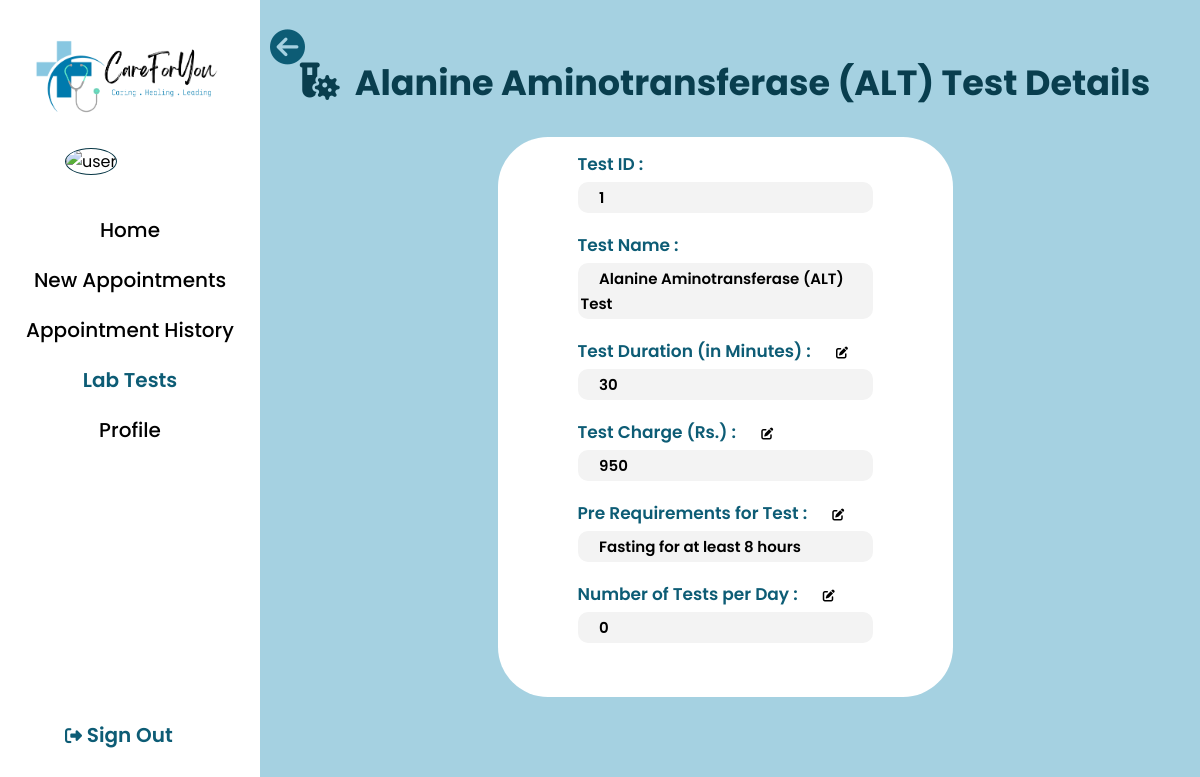
Screenshot of /laboratory/lab_testview.php?test_id=1 (signed in) with the database file from the repository.
### tables this page shows
CREATE TABLE `tbl_labtests` (
  `test_id` int(11) NOT NULL,
  `test_name` varchar(255) NOT NULL,
  `duration` int(11) NOT NULL,
  `charge` int(11) NOT NULL DEFAULT 0,
  `prescription` int(11) NOT NULL,
  `prerequirement` varchar(500) NOT NULL,
  `NumberOfTestsPerDay` int(10) NOT NULL
);

### laboratory/lab_testview.php (the view, shortened to what this page needs)
<?php include('../config/constants.php') ?>
<?php
    $test_id = isset($_GET['test_id']) ? $_GET['test_id'] : '';
    $sql = "SELECT * FROM tbl_labtests WHERE test_id=$test_id ";
    $res = mysqli_query($conn, $sql);
    if($res == TRUE)
    {
        $count =mysqli_num_rows($res);
        if($count == 1)
        {
            $rows = mysqli_fetch_assoc($res);
            $test_id = $rows['test_id'];
            $test_name = $rows['test_name'];
            $duration = $rows['duration'];
            $charge = $rows['charge'];
            $prerequirement = $rows['prerequirement'];
            $NumberOfTestsPerDay = $rows['NumberOfTestsPerDay'];
        }
    }
?>
<!DOCTYPE html>
<html lang="en">
<head>
    <link rel="stylesheet" href="../css/lab.css">
</head>
<body>
<?php include('lab_getinfo.php') ?>
    <div class="wrapper">
        <div class="sidebar">
            <a href="../index.php"><img src="../images/logo.png" alt="logo" class="logo"></a>
            <img src="../images/user-profilepic/labtec/<?php echo $profile_picture; ?>" alt="user" class="imgframe">
            <ul>
                <li><a href="lab_home.php">Home</a></li>
                <li><a href="lab_newappointments.php">New Appointments</a></li>
                <li><a href="lab_appointmenthistory.php">Appointment History</a></li>
                <li><a href="lab_testsinfo.php"><div class="highlighttext">Lab Tests</div></a></li>
                <li><a href="lab_viewprofile.php">Profile</a></li>
            </ul>
            <div class="signouttext"><a href="../logout.php"><i class="fa-solid fa-right-from-bracket"></i> Sign Out </a></div>
        </div>
        <div class="main_content">
            <div class="info">
                <div class="back" onclick="location.href='lab_testsinfo.php'">
                <i class="fa-solid fa-circle-arrow-left" style="font-size: 35px;"></i>
                </div>
                <div class="text-content" style="display:block;">
                    <div class="common-title"  style="margin-bottom:-10px;margin-top:-10px;">
                    <i class="fa-solid fa-vial-virus" style="font-size:40px;"></i> &nbsp;<?php echo $test_name; ?> Details <br/>
                    </div>
                </div>
                <div class="tst-cont">
                    <div class="topic"> Test ID :</div>
                    <div class="topicdata">&emsp; <?php echo $test_id; ?> </div>
                    <div class="topic"> Test Name :</div>
                    <div class="topicdata">&emsp; <?php echo $test_name; ?> </div>
                    <div class="topic"> Test Duration (in Minutes) :  &emsp;
                        <i onclick="openPopup1()" class="fa-solid fa-pen-to-square" style="font-size:12px; cursor:pointer; color: #000; transition: color 0.2s;" onmouseover="this.style.color='#0D5C75'" onmouseout="this.style.color='#000'"></i>
                    </div>
                    <div class="topicdata">&emsp; <?php echo $duration; ?> </div>
                    <div class="topic"> Test Charge (Rs.) :  &emsp;
                        <i onclick="openPopup2()" class="fa-solid fa-pen-to-square" style="font-size:12px; cursor:pointer; color: #000; transition: color 0.2s;" onmouseover="this.style.color='#0D5C75'" onmouseout="this.style.color='#000'"></i>
                    </div>
                    <div class="topicdata">&emsp; <?php echo $charge; ?> </div>
                    <div class="topic"> Pre Requirements for Test :  &emsp;
                        <i onclick="openPopup3()" class="fa-solid fa-pen-to-square" style="font-size:12px; cursor:pointer; color: #000; transition: color 0.2s;" onmouseover="this.style.color='#0D5C75'" onmouseout="this.style.color='#000'"></i>
                    </div>
                    <div class="topicdata">&emsp; <?php echo $prerequirement; ?> </div>
                    <div class="topic"> Number of Tests per Day :  &emsp;
                        <i onclick="openPopup4()" class="fa-solid fa-pen-to-square" style="font-size:12px; cursor:pointer; color: #000; transition: color 0.2s;" onmouseover="this.style.color='#0D5C75'" onmouseout="this.style.color='#000'"></i>
                    </div>
                    <div class="topicdata">&emsp; <?php echo $NumberOfTestsPerDay; ?> </div>
                </div>
            </div>
        </div>
    </div>
</body>
</html>

### css/lab.css (style rules this page uses)
* { margin: 0px; padding: 0px; box-sizing: border-box; list-style: none; text-decoration: none; font-family: 'Poppins', sans-serif; }
body { background-color: #A5D1E1; }
.back { margin-top: -30px; position: absolute; color: #0D5C75; cursor: pointer; }
.wrapper { display: flex; position: relative; }
.wrapper .sidebar { width: 260px; height: 100%; background: #FFFFFF; padding: 30px 0px; position: fixed; }
.logo { width: 200px; margin-top: 0px; margin-left: 25px; }
.imgframe { width: 120px; height: 120px; margin-top: 20px; margin-left: 65px; border: 1px solid #083746; border-radius: 50%; }
.wrapper .sidebar ul { margin-top: 20px; text-align: center; font-size: 20px; font-weight: 500; padding: 10px; }
.wrapper .sidebar ul li { padding: 10px; vertical-align: middle; }
.wrapper .sidebar ul li a { color: #000000; display: block; }
.signouttext { color: #0D5C75; text-align: center; font-size: 20px; font-weight: 600; position: absolute; bottom: 50px; left: 65px; }
.wrapper .sidebar .signouttext a { color: #0D5C75; display: block; }
.fa-solid { font-size: 17px; }
.wrapper .main_content { width: 100%; margin-left: 250px; margin-top: 50px; text-align: center; }
.wrapper .main_content .info { margin: 20px; color: #000000; line-height: 25px; }
.wrapper .main_content .info div { margin-bottom: 20px; }
.highlighttext { color: #0D5C75; font-weight: 600; display: inline; }
.text-content { display: flex; flex-direction: row; font-size: 40px; font-weight: 500; text-align: center; justify-content: center; align-items: center; }
.common-title { position: sticky; font-size: 35px; font-weight: 700; color: #093e4e; }
.tst-cont { padding-left: 80px; padding-right: 80px; padding-top: 15px; display: inline-block; justify-content: left; align-items: left; margin-top: 3%; margin-bottom: auto; margin-left: auto; width: 50%; height: 70vh; background-color: #FFFFFF; border-radius: 50px; }
.topic { text-align: left; font-size: 17px; color: #0D5C75; font-weight: 550; }
.topicdata { text-align: left; padding: 3px; background-color: #f3f3f3; border-radius: 10px; margin-top: -15px; font-size: 15px; font-weight: 600; }

### laboratory/popup/updatetestinfo.php (style rules this page uses)
* { margin: 0; padding: 0; box-sizing: border-box; font-family: "Poppins", sans-serif; }

### rows the page displays
tbl_labtests: test_name "Alanine Aminotransferase (ALT) Test", test_id "1", duration "30", charge "950", prerequirement "Fasting for at least 8 hours", NumberOfTestsPerDay "0"
